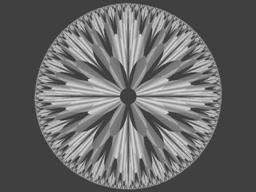
#> input picture 数字图像处理实验/test2/diamond.png, 256 x 192 px
$ python add.py
#> lines starting #> are read from the running program, lines starting #| are printed output that depends on the picture
import cv2
import numpy as np

# 读取图像
img1=cv2.imread('diamond.png')
#> img1 is the input picture: shape (192, 256, 3); min 35, max 227, mean 102.6
img2=cv2.imread('flower.png')
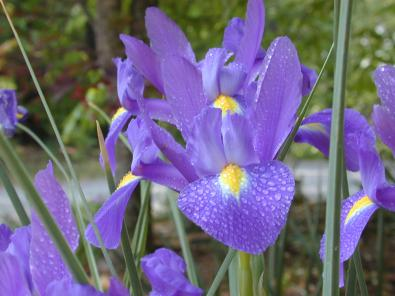
#> input picture 数字图像处理实验/test2/flower.png, 395 x 296 px
#> img2 is the input picture: shape (296, 395, 3); mean B, G, R 130.4, 103.3, 112
img2 = cv2.resize(img2, (img1.shape[1], img1.shape[0]))
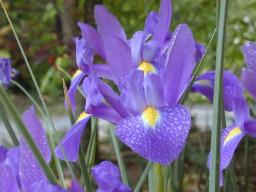
#> img2: shape (192, 256, 3); mean B, G, R 130.3, 103.1, 111.8
# 图像加法
result = cv2.add(img1, img2)
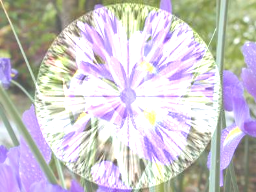
#> result: shape (192, 256, 3); mean B, G, R 201.8, 197.5, 203

# 显示结果
cv2.imshow('Added Image', result)
cv2.waitKey(0)
cv2.destroyAllWindows()
